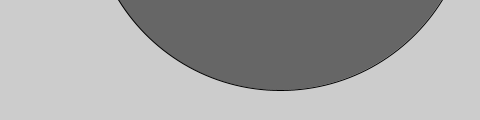
Frame 1 (no input)
Frame 60 (the mouse pressed at the canvas centre just before this capture): identical to frame 1, image omitted
Frame 120 (the mouse held since frame 60 and released just before this capture): identical to frame 1, image omitted

The Processing sketch that drew this single still picture (run headless with seeded random() and noise(); from frame 60 on, the mouse is pressed at the canvas centre):

// Processing sketch: Ex_05_03
// ── Ex_05_03.pde
int x = 280;
int y = -100;
int diameter = 380;

void setup() {
  size(480, 120);
  smooth();
  fill(102);
}

void draw() {
  background(204);
  ellipse(x, y, diameter, diameter);
}
